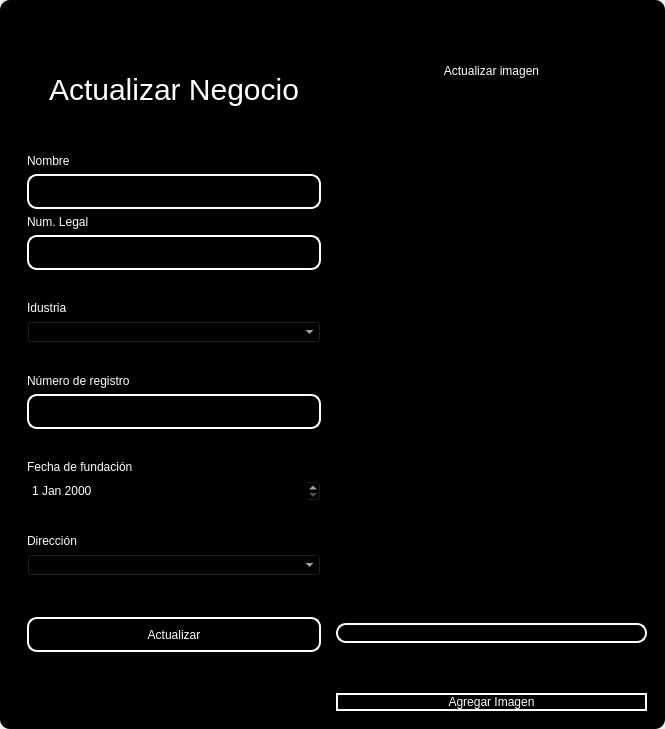
<?xml version="1.0" encoding="UTF-8"?>
<ui version="4.0">
 <class>MainWindow</class>
 <widget class="QMainWindow" name="MainWindow">
  <property name="geometry">
   <rect>
    <x>0</x>
    <y>0</y>
    <width>665</width>
    <height>729</height>
   </rect>
  </property>
  <property name="windowTitle">
   <string>MainWindow</string>
  </property>
  <property name="styleSheet">
   <string notr="true"/>
  </property>
  <widget class="QWidget" name="centralwidget">
   <property name="styleSheet">
    <string notr="true"/>
   </property>
   <layout class="QVBoxLayout" name="verticalLayout">
    <property name="spacing">
     <number>0</number>
    </property>
    <property name="leftMargin">
     <number>0</number>
    </property>
    <property name="topMargin">
     <number>0</number>
    </property>
    <property name="rightMargin">
     <number>0</number>
    </property>
    <property name="bottomMargin">
     <number>0</number>
    </property>
    <item>
     <widget class="QFrame" name="frame">
      <property name="enabled">
       <bool>true</bool>
      </property>
      <property name="styleSheet">
       <string notr="true">QFrame {
	border-radius:10px;
	
	background-color: rgb(0, 0, 0);
 }
</string>
      </property>
      <property name="frameShape">
       <enum>QFrame::StyledPanel</enum>
      </property>
      <property name="frameShadow">
       <enum>QFrame::Raised</enum>
      </property>
      <layout class="QVBoxLayout" name="verticalLayout_2">
       <item>
        <widget class="QFrame" name="frame_superior">
         <property name="minimumSize">
          <size>
           <width>0</width>
           <height>40</height>
          </size>
         </property>
         <property name="maximumSize">
          <size>
           <width>16777215</width>
           <height>40</height>
          </size>
         </property>
         <property name="styleSheet">
          <string notr="true">QPushButton{
border-radius:18px;
}

QPushButton:hover{
	background-color: rgb(0, 0, 0);
}
</string>
         </property>
         <property name="frameShape">
          <enum>QFrame::StyledPanel</enum>
         </property>
         <property name="frameShadow">
          <enum>QFrame::Raised</enum>
         </property>
         <layout class="QHBoxLayout" name="horizontalLayout_3">
          <property name="spacing">
           <number>4</number>
          </property>
          <property name="leftMargin">
           <number>0</number>
          </property>
          <property name="topMargin">
           <number>0</number>
          </property>
          <property name="rightMargin">
           <number>0</number>
          </property>
          <property name="bottomMargin">
           <number>0</number>
          </property>
          <item>
           <widget class="QPushButton" name="btn_icon">
            <property name="text">
             <string/>
            </property>
            <property name="iconSize">
             <size>
              <width>40</width>
              <height>40</height>
             </size>
            </property>
           </widget>
          </item>
          <item>
           <spacer name="horizontalSpacer_2">
            <property name="orientation">
             <enum>Qt::Horizontal</enum>
            </property>
            <property name="sizeHint" stdset="0">
             <size>
              <width>443</width>
              <height>20</height>
             </size>
            </property>
           </spacer>
          </item>
          <item>
           <widget class="QPushButton" name="bt_minimizar">
            <property name="minimumSize">
             <size>
              <width>38</width>
              <height>38</height>
             </size>
            </property>
            <property name="maximumSize">
             <size>
              <width>38</width>
              <height>38</height>
             </size>
            </property>
            <property name="cursor">
             <cursorShape>PointingHandCursor</cursorShape>
            </property>
            <property name="text">
             <string/>
            </property>
            <property name="icon">
             <iconset>
              <normaloff>image/minus.svg</normaloff>image/minus.svg</iconset>
            </property>
            <property name="iconSize">
             <size>
              <width>38</width>
              <height>38</height>
             </size>
            </property>
           </widget>
          </item>
          <item>
           <widget class="QPushButton" name="bt_maximizar">
            <property name="minimumSize">
             <size>
              <width>38</width>
              <height>38</height>
             </size>
            </property>
            <property name="maximumSize">
             <size>
              <width>38</width>
              <height>38</height>
             </size>
            </property>
            <property name="cursor">
             <cursorShape>PointingHandCursor</cursorShape>
            </property>
            <property name="text">
             <string/>
            </property>
            <property name="icon">
             <iconset>
              <normaloff>image/chevron-up.svg</normaloff>image/chevron-up.svg</iconset>
            </property>
            <property name="iconSize">
             <size>
              <width>38</width>
              <height>38</height>
             </size>
            </property>
           </widget>
          </item>
          <item>
           <widget class="QPushButton" name="bt_restaurar">
            <property name="minimumSize">
             <size>
              <width>38</width>
              <height>38</height>
             </size>
            </property>
            <property name="maximumSize">
             <size>
              <width>38</width>
              <height>38</height>
             </size>
            </property>
            <property name="cursor">
             <cursorShape>PointingHandCursor</cursorShape>
            </property>
            <property name="text">
             <string/>
            </property>
            <property name="icon">
             <iconset>
              <normaloff>image/chevron-down.svg</normaloff>image/chevron-down.svg</iconset>
            </property>
            <property name="iconSize">
             <size>
              <width>38</width>
              <height>38</height>
             </size>
            </property>
           </widget>
          </item>
          <item>
           <widget class="QPushButton" name="bt_cerrar">
            <property name="minimumSize">
             <size>
              <width>38</width>
              <height>38</height>
             </size>
            </property>
            <property name="maximumSize">
             <size>
              <width>38</width>
              <height>38</height>
             </size>
            </property>
            <property name="cursor">
             <cursorShape>PointingHandCursor</cursorShape>
            </property>
            <property name="text">
             <string/>
            </property>
            <property name="icon">
             <iconset>
              <normaloff>image/x.svg</normaloff>image/x.svg</iconset>
            </property>
            <property name="iconSize">
             <size>
              <width>38</width>
              <height>38</height>
             </size>
            </property>
           </widget>
          </item>
         </layout>
        </widget>
       </item>
       <item>
        <widget class="QFrame" name="frame_3">
         <property name="styleSheet">
          <string notr="true">QLabel {
	color: rgb(255, 255, 254);
	font: 12pt &quot;Arial&quot;;
	background-color: rgba(0, 0, 0,0);
}

QTextEdit{
background-color: rgba(0, 0, 0,0);
border-radius:10px; 
font: 12pt &quot;Arial&quot;;
color: rgb(255, 255, 254);
border: 2px solid  rgb(255, 255, 255);

}

QTextEdit:hover{
background-color: rgba(0, 0, 0,0);
border-radius:10px; 
font: 12pt &quot;Arial&quot;;
border: 2px solid  rgb(120, 0, 171);
}

QTextEdit:focus{
background-color: rgb(0, 0, 0);
border-radius:10px; 
font: 12pt &quot;Arial&quot;;
border: 2px solid rgb(120, 0, 171);
}

QLineEdit{
background-color: rgba(0, 0, 0,0);
border-radius:10px; 
font: 12pt &quot;Arial&quot;;
color: rgb(255, 255, 254);
border: 2px solid  rgb(255, 255, 255);

}

QLineEdit:hover{
background-color: rgba(0, 0, 0,0);
border-radius:10px; 
font: 12pt &quot;Arial&quot;;
border: 2px solid  rgb(120, 0, 171);
}

QLineEdit:focus{
background-color: rgb(0, 0, 0);
border-radius:10px; 
font: 12pt &quot;Arial&quot;;
border: 2px solid rgb(120, 0, 171);
}

QCheckBox{
	font: 12pt &quot;Arial&quot;;
	color: rgb(255, 255, 255);
}

QCheckBox::indicator {
    width: 18px;
    height:18px;
}

QCheckBox::indicator:unchecked {
   background-image: url(image/square.svg);
}

QCheckBox::indicator:checked {
   background-image: url(image/check-square.svg);
}

QPushButton{
border-radius:10px; 
font: 12pt &quot;Arial&quot;;
color: rgb(255, 255, 254);
border: 2px solid #ffffff;
}

QPushButton:hover{
border-radius:10px; 
font: 12pt &quot;Arial&quot;;
color: rgb(255, 255, 255);
border: 2px solid rgb(120, 0, 171);
	background-color: rgb(120, 0, 171);
}
</string>
         </property>
         <property name="frameShape">
          <enum>QFrame::StyledPanel</enum>
         </property>
         <property name="frameShadow">
          <enum>QFrame::Raised</enum>
         </property>
         <layout class="QHBoxLayout" name="horizontalLayout_4">
          <item>
           <layout class="QVBoxLayout" name="verticalLayout_4">
            <item>
             <widget class="QLabel" name="label_3">
              <property name="minimumSize">
               <size>
                <width>100</width>
                <height>50</height>
               </size>
              </property>
              <property name="styleSheet">
               <string notr="true">font-size: 30px;
color: rgb(255, 255, 255);</string>
              </property>
              <property name="text">
               <string>Actualizar Negocio</string>
              </property>
              <property name="alignment">
               <set>Qt::AlignCenter</set>
              </property>
             </widget>
            </item>
            <item>
             <widget class="QFrame" name="frame_4">
              <property name="maximumSize">
               <size>
                <width>400</width>
                <height>600</height>
               </size>
              </property>
              <property name="styleSheet">
               <string notr="true">QLabel {
	color: rgb(255, 255, 254);
	font: 12pt &quot;Arial&quot;;
	background-color: rgba(0, 0, 0,0);
}

QTextEdit{
background-color: rgba(0, 0, 0,0);
border-radius:10px; 
font: 12pt &quot;Arial&quot;;
color: rgb(255, 255, 254);
border: 2px solid  rgb(255, 255, 255);

}

QTextEdit:hover{
background-color: rgba(0, 0, 0,0);
border-radius:10px; 
font: 12pt &quot;Arial&quot;;
border: 2px solid  rgb(120, 0, 171);
}

QTextEdit:focus{
background-color: rgb(0, 0, 0);
border-radius:10px; 
font: 12pt &quot;Arial&quot;;
border: 2px solid rgb(120, 0, 171);
}

QLineEdit{
background-color: rgba(0, 0, 0,0);
border-radius:10px; 
font: 12pt &quot;Arial&quot;;
color: rgb(255, 255, 254);
border: 2px solid  rgb(255, 255, 255);

}

QLineEdit:hover{
background-color: rgba(0, 0, 0,0);
border-radius:10px; 
font: 12pt &quot;Arial&quot;;
border: 2px solid  rgb(120, 0, 171);
}

QLineEdit:focus{
background-color: rgb(0, 0, 0);
border-radius:10px; 
font: 12pt &quot;Arial&quot;;
border: 2px solid rgb(120, 0, 171);
}

QCheckBox{
	font: 12pt &quot;Arial&quot;;
	color: rgb(255, 255, 255);
}

QCheckBox::indicator {
    width: 18px;
    height:18px;
}

QCheckBox::indicator:unchecked {
   background-image: url(image/square.svg);
}

QCheckBox::indicator:checked {
   background-image: url(image/check-square.svg);
}

QPushButton{
border-radius:10px; 
font: 12pt &quot;Arial&quot;;
color: rgb(255, 255, 254);
border: 2px solid #ffffff;
}

QPushButton:hover{
border-radius:10px; 
font: 12pt &quot;Arial&quot;;
color: rgb(255, 255, 255);
border: 2px solid rgb(120, 0, 171);
	background-color: rgb(120, 0, 171);
}
</string>
              </property>
              <property name="frameShape">
               <enum>QFrame::StyledPanel</enum>
              </property>
              <property name="frameShadow">
               <enum>QFrame::Raised</enum>
              </property>
              <layout class="QVBoxLayout" name="verticalLayout_3">
               <item>
                <spacer name="verticalSpacer_3">
                 <property name="orientation">
                  <enum>Qt::Vertical</enum>
                 </property>
                 <property name="sizeHint" stdset="0">
                  <size>
                   <width>20</width>
                   <height>40</height>
                  </size>
                 </property>
                </spacer>
               </item>
               <item>
                <widget class="QLabel" name="label_4">
                 <property name="text">
                  <string>Nombre</string>
                 </property>
                </widget>
               </item>
               <item>
                <widget class="QLineEdit" name="nametxt">
                 <property name="minimumSize">
                  <size>
                   <width>0</width>
                   <height>35</height>
                  </size>
                 </property>
                 <property name="text">
                  <string/>
                 </property>
                </widget>
               </item>
               <item>
                <widget class="QLabel" name="label_7">
                 <property name="text">
                  <string>Num. Legal</string>
                 </property>
                </widget>
               </item>
               <item>
                <widget class="QLineEdit" name="numlegaltxt">
                 <property name="minimumSize">
                  <size>
                   <width>0</width>
                   <height>35</height>
                  </size>
                 </property>
                </widget>
               </item>
               <item>
                <spacer name="verticalSpacer_4">
                 <property name="orientation">
                  <enum>Qt::Vertical</enum>
                 </property>
                 <property name="sizeHint" stdset="0">
                  <size>
                   <width>20</width>
                   <height>40</height>
                  </size>
                 </property>
                </spacer>
               </item>
               <item>
                <widget class="QLabel" name="label_5">
                 <property name="text">
                  <string>Idustria</string>
                 </property>
                </widget>
               </item>
               <item>
                <widget class="QComboBox" name="industry_combobox">
                 <property name="styleSheet">
                  <string notr="true">background-color: rgb(0, 0, 0);
color: rgb(255, 255, 255);</string>
                 </property>
                </widget>
               </item>
               <item>
                <spacer name="verticalSpacer_5">
                 <property name="orientation">
                  <enum>Qt::Vertical</enum>
                 </property>
                 <property name="sizeHint" stdset="0">
                  <size>
                   <width>20</width>
                   <height>40</height>
                  </size>
                 </property>
                </spacer>
               </item>
               <item>
                <widget class="QLabel" name="label">
                 <property name="text">
                  <string>Número de registro</string>
                 </property>
                </widget>
               </item>
               <item>
                <widget class="QLineEdit" name="numregistertxt">
                 <property name="minimumSize">
                  <size>
                   <width>0</width>
                   <height>35</height>
                  </size>
                 </property>
                </widget>
               </item>
               <item>
                <spacer name="verticalSpacer">
                 <property name="orientation">
                  <enum>Qt::Vertical</enum>
                 </property>
                 <property name="sizeHint" stdset="0">
                  <size>
                   <width>20</width>
                   <height>40</height>
                  </size>
                 </property>
                </spacer>
               </item>
               <item>
                <widget class="QLabel" name="label_2">
                 <property name="text">
                  <string>Fecha de fundación</string>
                 </property>
                </widget>
               </item>
               <item>
                <widget class="QDateEdit" name="datefoundingtxt">
                 <property name="styleSheet">
                  <string notr="true">background-color: rgb(0, 0, 0);
color: rgb(255, 255, 255);</string>
                 </property>
                </widget>
               </item>
               <item>
                <spacer name="verticalSpacer_10">
                 <property name="orientation">
                  <enum>Qt::Vertical</enum>
                 </property>
                 <property name="sizeHint" stdset="0">
                  <size>
                   <width>20</width>
                   <height>40</height>
                  </size>
                 </property>
                </spacer>
               </item>
               <item>
                <widget class="QLabel" name="label_6">
                 <property name="text">
                  <string>Dirección</string>
                 </property>
                </widget>
               </item>
               <item>
                <widget class="QComboBox" name="address_combobox">
                 <property name="styleSheet">
                  <string notr="true">background-color: rgb(0, 0, 0);
color: rgb(255, 255, 255);</string>
                 </property>
                </widget>
               </item>
               <item>
                <spacer name="verticalSpacer_9">
                 <property name="orientation">
                  <enum>Qt::Vertical</enum>
                 </property>
                 <property name="sizeHint" stdset="0">
                  <size>
                   <width>20</width>
                   <height>50</height>
                  </size>
                 </property>
                </spacer>
               </item>
               <item>
                <widget class="QPushButton" name="btn_update">
                 <property name="minimumSize">
                  <size>
                   <width>0</width>
                   <height>35</height>
                  </size>
                 </property>
                 <property name="cursor">
                  <cursorShape>PointingHandCursor</cursorShape>
                 </property>
                 <property name="text">
                  <string>Actualizar</string>
                 </property>
                </widget>
               </item>
               <item>
                <spacer name="verticalSpacer_7">
                 <property name="orientation">
                  <enum>Qt::Vertical</enum>
                 </property>
                 <property name="sizeHint" stdset="0">
                  <size>
                   <width>20</width>
                   <height>40</height>
                  </size>
                 </property>
                </spacer>
               </item>
               <item>
                <spacer name="verticalSpacer_8">
                 <property name="orientation">
                  <enum>Qt::Vertical</enum>
                 </property>
                 <property name="sizeHint" stdset="0">
                  <size>
                   <width>20</width>
                   <height>40</height>
                  </size>
                 </property>
                </spacer>
               </item>
              </layout>
             </widget>
            </item>
           </layout>
          </item>
          <item>
           <layout class="QVBoxLayout" name="verticalLayout_5">
            <property name="spacing">
             <number>50</number>
            </property>
            <property name="leftMargin">
             <number>0</number>
            </property>
            <property name="topMargin">
             <number>0</number>
            </property>
            <property name="rightMargin">
             <number>0</number>
            </property>
            <property name="bottomMargin">
             <number>0</number>
            </property>
            <item>
             <widget class="QLabel" name="label_9">
              <property name="layoutDirection">
               <enum>Qt::LeftToRight</enum>
              </property>
              <property name="styleSheet">
               <string notr="true">color: rgb(255, 255, 255);
font: 30pt &quot;MS Shell Dlg 2&quot;;</string>
              </property>
              <property name="text">
               <string>Actualizar imagen</string>
              </property>
              <property name="alignment">
               <set>Qt::AlignCenter</set>
              </property>
             </widget>
            </item>
            <item>
             <layout class="QHBoxLayout" name="horizontalLayout">
              <item>
               <spacer name="horizontalSpacer_3">
                <property name="orientation">
                 <enum>Qt::Vertical</enum>
                </property>
                <property name="sizeHint" stdset="0">
                 <size>
                  <width>20</width>
                  <height>40</height>
                 </size>
                </property>
               </spacer>
              </item>
              <item>
               <widget class="QLabel" name="image_label">
                <property name="minimumSize">
                 <size>
                  <width>55</width>
                  <height>0</height>
                 </size>
                </property>
                <property name="text">
                 <string/>
                </property>
               </widget>
              </item>
              <item>
               <spacer name="horizontalSpacer">
                <property name="orientation">
                 <enum>Qt::Vertical</enum>
                </property>
                <property name="sizeHint" stdset="0">
                 <size>
                  <width>20</width>
                  <height>40</height>
                 </size>
                </property>
               </spacer>
              </item>
             </layout>
            </item>
            <item>
             <widget class="QLineEdit" name="imagetxt">
              <property name="enabled">
               <bool>false</bool>
              </property>
             </widget>
            </item>
            <item>
             <widget class="QPushButton" name="btn_add_image">
              <property name="cursor">
               <cursorShape>PointingHandCursor</cursorShape>
              </property>
              <property name="text">
               <string>Agregar Imagen</string>
              </property>
             </widget>
            </item>
           </layout>
          </item>
         </layout>
        </widget>
       </item>
      </layout>
     </widget>
    </item>
   </layout>
  </widget>
 </widget>
 <resources/>
 <connections/>
</ui>
